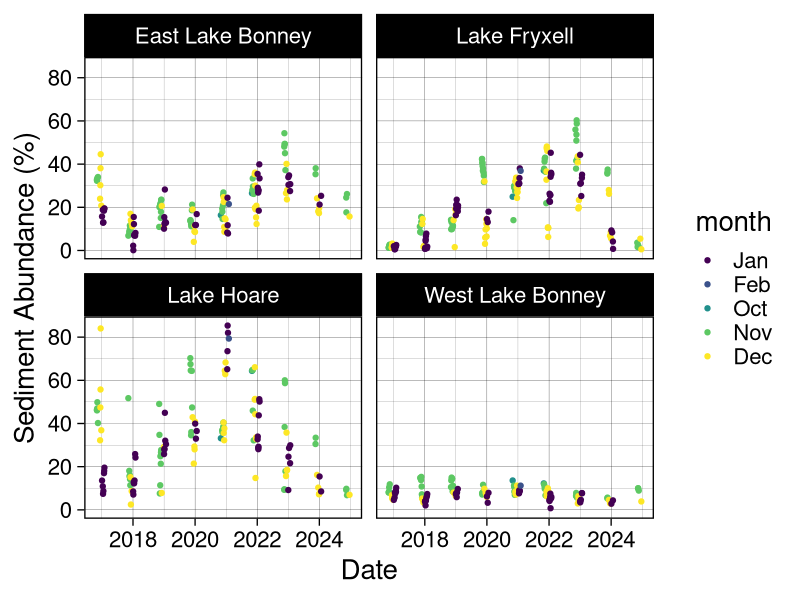
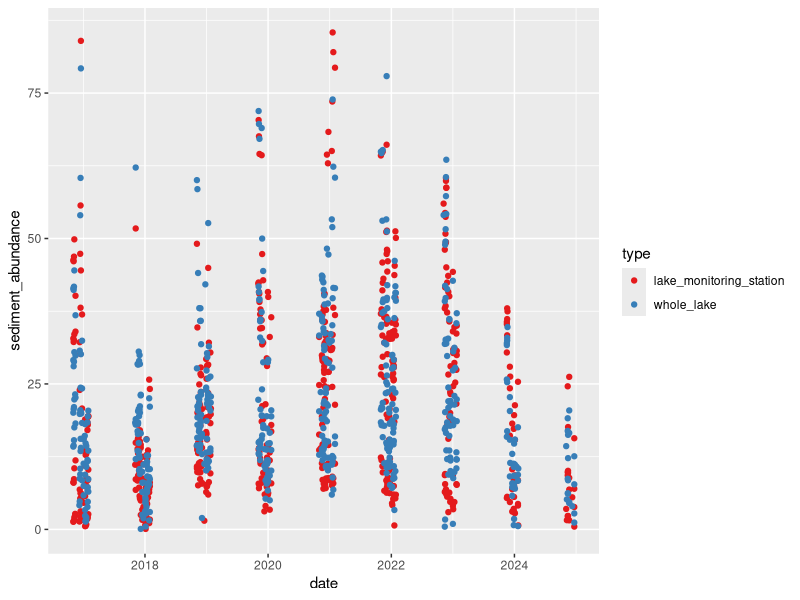
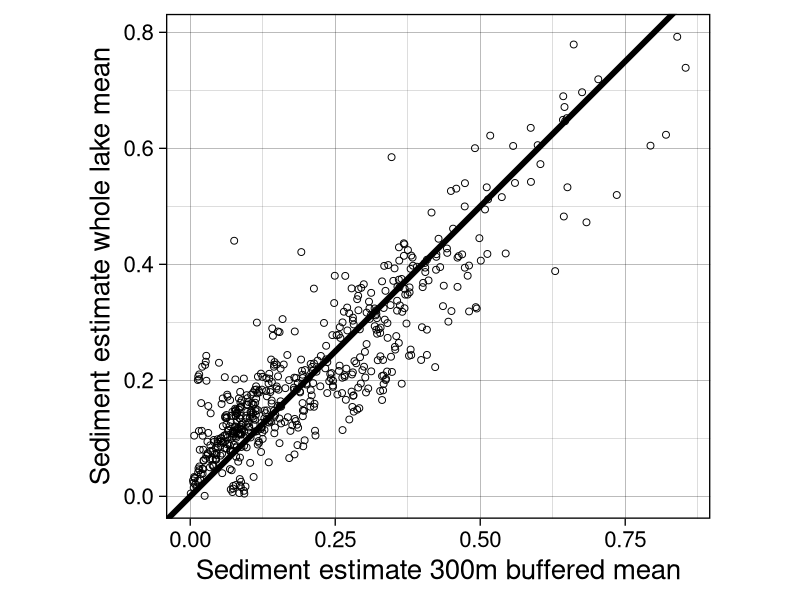
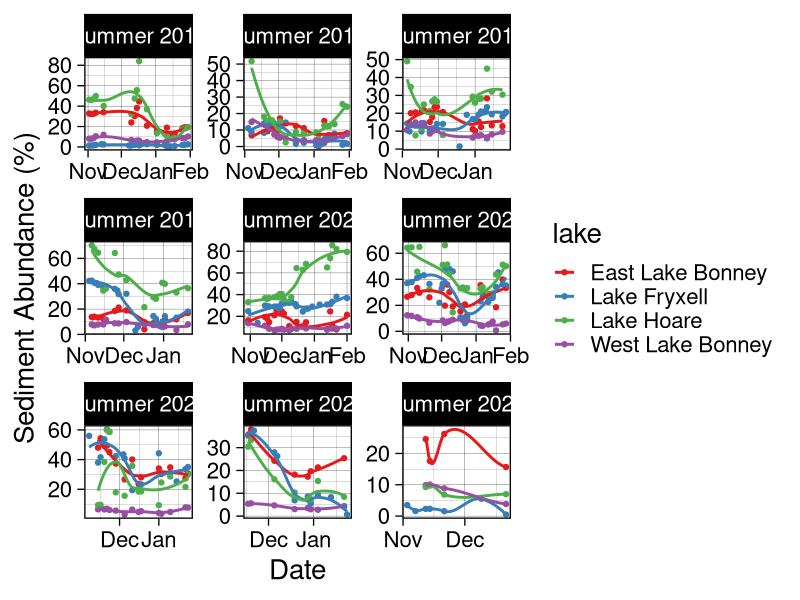
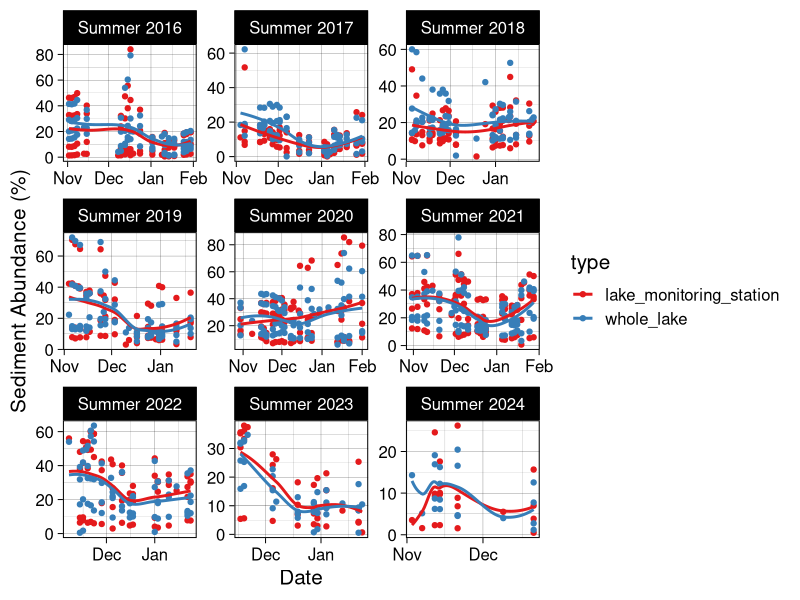
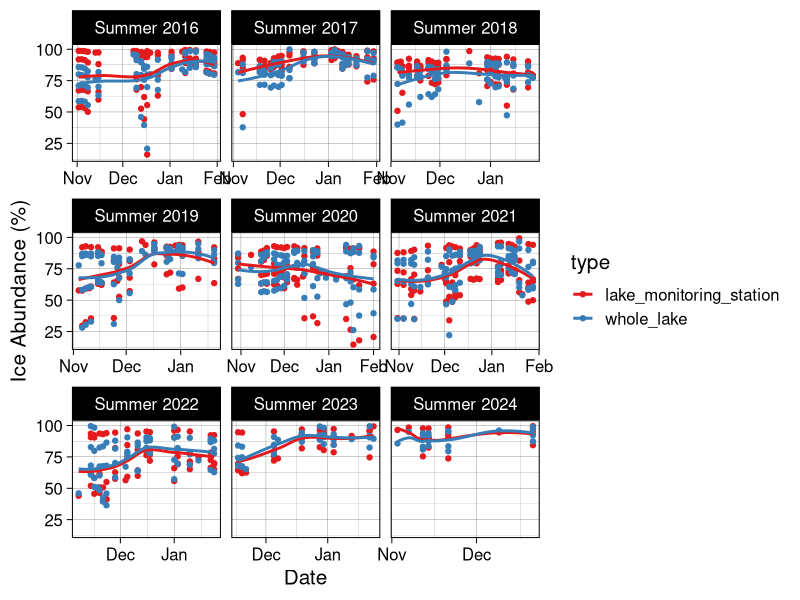
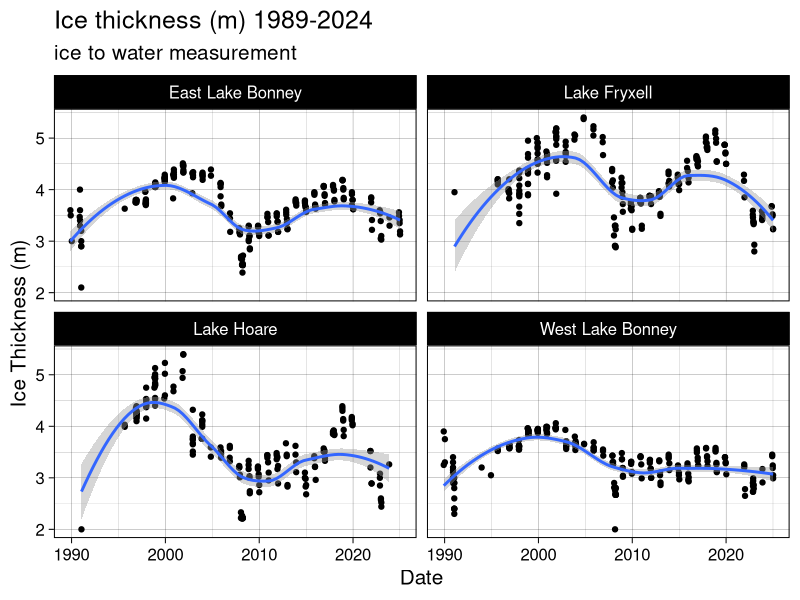
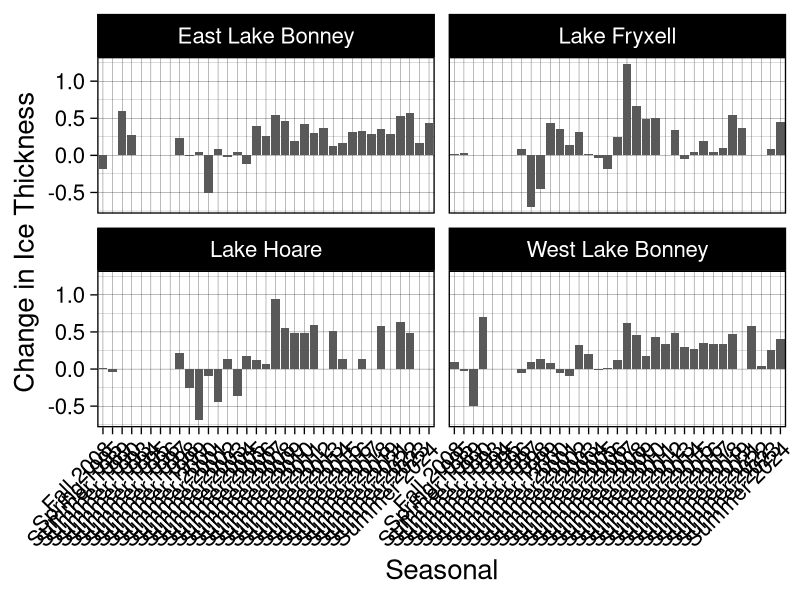

These charts were generated, in order, by the following R code: (Note: this script raises an error after producing the figures.)
######### TVLakes Sediment Output Comparison ###########
library(tidyverse)
library(RColorBrewer)
library(scales)

setwd("~/Documents/R-Repositories/MCM-LTER-MS")

## Define a season function to plot data by season. Makes data viz a lot easier. 
get_season <- function(date) {
  month <- month(date)
  year <- year(date)
  
  if (month %in% c(11, 12)) {
    return(paste0("Summer ", year))  # November and December belong to the current winter
  } else if (month == 1) {
    return(paste0("Summer ", year - 1))  # January belongs to the previous winter
  } else if (month == 2) {
    return(paste0("Summer ", year - 1))  # February belongs to the previous winter
  } else if (month == 3) {
    return(paste0("Fall ", year))  # March is Spring
  } else if (month %in% 4:5) {
    return(paste0("Fall ", year))  # April and May are Spring
  } else if (month == 6) {
    return(paste0("Winter ", year))  # June is Summer
  } else if (month %in% 7:8) {
    return(paste0("Winter ", year))  # July and August are Summer
  } else if (month == 9) {
    return(paste0("Spring ", year))  # September is Fall
  } else if (month %in% 10) {
    return(paste0("Summer ", year))  # October is Fall
  }
}

mean_BB <- read_csv("data/sediment abundance data/LANDSAT_sediment_abundances_20250403.csv") |> 
  mutate(date = ymd(date), 
         type = 'lake_monitoring_station', 
         season = sapply(date, get_season), 
         month = month(date, label = TRUE))

#####plot by lake
ggplot(mean_BB, aes(date, sediment_abundance*100, color = month)) + 
  geom_point(position = position_jitter(width = 0.2, height = 0.1)) + 
  facet_wrap(vars(lake)) + 
  #scale_x_date(labels = date_format("%b"), breaks = "1 month") + 
  xlab("Date") + ylab("Sediment Abundance (%)") + 
  #scale_color_brewer(palette = "Set1") +
  theme_linedraw(base_size = 20)

ggsave("plots/manuscript/chapter 1/BB_sed_by_lake.png", dpi = 700, 
       height = 8, width = 12)

mean_wholelake <- read_csv("data/sediment abundance data/LANDSAT_wholelake_mean_20250403.csv") |> 
  mutate(date = ymd(date), 
         type = "whole_lake", 
         season = sapply(date, get_season), 
         month = month(date, label = TRUE))

# join the two files for easy comparison and plotting
means <- rbind(mean_BB, mean_wholelake) |> 
  mutate(sediment_abundance = sediment_abundance*100, 
         ice_abundance = ice_abundance*100) |> 
  mutate(year = year(date), 
         month = month(date))

## plot the raw output for sediment abundance/ice abundance against each other and see how the outputs compare
ggplot(means, aes(date, sediment_abundance, color = type)) + 
  geom_point() + 
  scale_color_brewer(palette = "Set1") 

mean_bluebox = mean_BB |> 
  mutate(sediment_abundance_bb = sediment_abundance) |> 
  dplyr::select(c(date, lake, sediment_abundance_bb))

mean_whole = mean_wholelake |> 
  mutate(sediment_abundance_wholelake = sediment_abundance) |> 
  dplyr::select(c(date, lake, sediment_abundance_wholelake))

means_pivot = mean_bluebox |> 
  full_join(mean_whole)

ggplot(means_pivot, aes(sediment_abundance_bb, sediment_abundance_wholelake)) + 
  geom_point(size = 2, shape = 1) + 
  geom_abline(size = 2) +
  coord_fixed() + 
  xlab("Sediment estimate 300m buffered mean") + ylab("Sediment estimate whole lake mean") + 
  theme_linedraw(base_size = 20)

ggsave("plots/manuscript/chapter 1/wholelake_vs_bb.png", 
       height = 8, width = 8, dpi = 300)

#By season for just the lake monitoring site
ggplot(mean_BB, aes(date, sediment_abundance*100, color = lake)) + 
  geom_point() + 
  geom_smooth(se = F) + 
  scale_color_brewer(palette = "Set1") + 
  facet_wrap(vars(season), scales = "free") +
  scale_x_date(labels = date_format("%b"), breaks = "1 month") + 
  xlab("Date") + ylab("Sediment Abundance (%)") + 
  theme_linedraw(base_size = 20)

ggsave("plots/manuscript/chapter 1/BB_sed_by_season.png", dpi = 700, 
       height = 8, width = 12)

# facet by season for sed abundance
ggplot(means, aes(date, sediment_abundance, color = type)) + 
  geom_point() + 
  geom_smooth(se = F) + 
  scale_color_brewer(palette = "Set1") + 
  facet_wrap(vars(season), scales = "free") +
  scale_x_date(labels = date_format("%b"), breaks = "1 month") + 
  xlab("Date") + ylab("Sediment Abundance (%)") + 
  theme_linedraw(base_size = 15)

ggsave("plots/manuscript/chapter 1/whole_lake_vs_BB_sed_abundance.png", dpi = 700, 
       height = 8, width = 12)

# facet by season for ice abundance
ggplot(means, aes(date, ice_abundance, color = type)) + 
  geom_point() + 
  geom_smooth(se = F) + 
  scale_color_brewer(palette = "Set1") + 
  facet_wrap(vars(season), scales = "free_x") +
  scale_x_date(labels = date_format("%b"), breaks = "1 month") + 
  xlab("Date") + ylab("Ice Abundance (%)") + 
  theme_linedraw(base_size = 15)

ggsave("plots/manuscript/chapter 1/whole_lake_vs_BB_ice_abundance.png", dpi = 700, 
       height = 8, width = 12)


## load lake ice: 
lakeice1 <- read_csv("data/lake ice/mcmlter-lake-ice_thickness-20250218_0_2025.csv") |> 
  mutate(date_time = mdy_hm(date_time), 
         month = month(date_time, label = TRUE), 
         year = year(date_time),
         year = as.numeric(year),
         z_water_m = z_water_m*-1, 
         season = sapply(date_time, get_season)) |> 
  rename("lake" = location_name) |> 
  filter(lake == "Lake Fryxell" | lake == "Lake Hoare" | lake == "East Lake Bonney" | lake == "West Lake Bonney") |> 
  #filter(year >= 2016) |> 
  filter(!grepl("^B", location))

ggplot(lakeice1, aes(date_time, z_water_m)) + 
  geom_point() + 
  geom_smooth(se = T) + 
  facet_wrap(vars(lake)) + 
  theme_linedraw(base_size = 15) + 
  #scale_color_brewer(palette = "Set1") +
  xlab("Date") + ylab("Ice Thickness (m)") + 
  ggtitle("Ice thickness (m) 1989-2024", 
          subtitle = "ice to water measurement")

ggsave("plots/manuscript/chapter 1/ice_thickness_total_years.png", dpi = 700, 
       height = 8, width = 12)

lakeice = lakeice1 |> 
  filter(date_time >= "2016-05-01") |> 
  #mutate(season = sapply(date_time, get_season)) |> 
  filter(str_detect(string = location, pattern = "incubation hole")) |> 
  #filter(grepl("^O", location)) |> 
  drop_na(z_water_m)

#FIND SEASONAL DROPOFF OF ICE THICKNESS
seasonal_changes <- lakeice1 %>%
  group_by(season, lake) |> 
  arrange(season, date_time) %>%
  summarise(
    First_Measurement = first(z_water_m*-1),
    Last_Measurement = last(z_water_m*-1),
    Difference = Last_Measurement - First_Measurement
  )

ggplot(seasonal_changes, aes(season, Difference), fill = lake) + 
  geom_col() + 
  scale_color_brewer(palette = "Set1") + 
  facet_wrap(vars(lake)) + 
  theme_linedraw(base_size = 20) + 
  theme(axis.text.x = element_text(angle = 45, hjust = 1)) + 
  xlab("Seasonal") + ylab("Change in Ice Thickness")

ggsave("plots/manuscript/chapter 1/seasonal_ice_drop.png", 
       height = 8, width = 12, dpi = 300)

li_summary = lakeice |> 
  mutate(week = week(date_time)) |> 
  group_by(year, month, lake) |> 
  summarize(mean_thickness = mean(z_water_m, na.rm = T))

## sediment
sed_monthly <- means |> 
  mutate(week = week(date), 
         month = month(date, label = TRUE)) |> 
  group_by(year, month, lake, type) |>
  summarize(mean_sed = mean(sediment_abundance, na.rm = T)) |> 
  print()

fulljoined = full_join(sed_monthly, li_summary) |> 
  drop_na() |> 
  filter(type == "lake_monitoring_station")

##### plot
ggplot(fulljoined, aes(mean_sed, mean_thickness)) + 
  geom_smooth(method = "lm", se = F) + 
  geom_point(aes(color = month), size = 3) + 
  facet_wrap(vars(lake), scales = "free") + 
  ggtitle("October-February") + 
  xlab("Mean Sediment Abundance (%)") + ylab("Mean Ice Thickness (m)") + 
  #scale_color_brewer(palette = "Set1") +
  theme_linedraw(base_size = 20) 

ggsave("plots/manuscript/chapter 1/sed_vs_ice_thickness.png", 
       width = 12, height = 8, dpi = 300)

all_data_lm = fulljoined |> 
  group_by(lake) |> 
  nest() |> 
  mutate(
    model = map(data, ~ lm(mean_sed ~mean_thickness, data = .x)),
    tidied = map(model, broom::tidy)
  )

all_data_lm %>% select(lake, tidied) %>% unnest(tidied)


### now remove November and October Values
#fulljoin_filter <- fulljoined |> 
#  filter(month == 12 | month == 1)
fulljoin_peak_solar <- fulljoined |> 
  filter(month == "Jan")

ggplot(fulljoin_peak_solar, aes(mean_sed, mean_thickness, color = type)) + 
  geom_smooth(method = "lm", se = F) + 
  geom_point() + 
  facet_wrap(vars(lake), scales = "free") + 
  ggtitle("January") + 
  scale_color_brewer(palette = "Set1") +
  theme_linedraw(base_size = 20) 

ggsave("plots/manuscript/chapter 1/wholelakesed_vsthickness_jan.png", 
       width = 12, height = 8, dpi = 300)

# now filter for only early year estimates, October - December
jan_dec_fulljoin <- fulljoined |> 
  filter(
    month == "Jan" | 
      month == "Dec")

ggplot(jan_dec_fulljoin, aes(mean_sed, mean_thickness)) + 
  geom_smooth(method = "lm", se = F) + 
  geom_point(aes(color = month)) + 
  facet_wrap(vars(lake), scales = "free") + 
  ggtitle("January - December") + 
  #scale_color_brewer(palette = "Set1") +
  theme_linedraw(base_size = 20) 

jan_dec_lm = jan_dec_fulljoin |> 
  group_by(lake) |> 
  nest() |> 
  mutate(
    model = map(data, ~ lm(mean_sed ~ mean_thickness, data = .x)),
    tidied = map(model, broom::tidy),
    glanced = map(model, broom::glance)  # this adds R², adj R², etc.
  )

save = jan_dec_lm %>% select(lake, tidied, glanced) |> 
  unnest(tidied, names_sep = "_coef") |> 
  unnest(glanced, names_sep = "_model")


jan_fulljoin <- fulljoined |> 
  filter(month == 1)

ggplot(jan_fulljoin, aes(mean_sed, mean_thickness, color = type)) + 
  geom_smooth(method = "lm", se = F) + 
  geom_point() + 
  facet_wrap(vars(lake), scales = "free") + 
  ggtitle("January") + 
  scale_color_brewer(palette = "Set1") +
  xlab("Mean Sediment Abundance (%)") + ylab("Mean Ice Thickness (m)") + 
  theme_linedraw(base_size = 20)  

ggsave("plots/manuscript/chapter 1/jan_only_sed.png", 
       dpi = 300, height = 8, width = 12)


####### do restructuring to look at this by week ###
li_summary_2 = lakeice |> 
  mutate(week = week(date_time), 
         #month = month(date, label = TRUE)
         ) |> 
  group_by(year, week, lake) |> 
  summarize(mean_thickness = mean(z_water_m, na.rm = T))

## sediment
sed_monthly_2 <- means |> 
  mutate(week = week(date), 
         month = month(date, label = TRUE)) |> 
  group_by(year, week, lake, type) |> 
  summarize(mean_sed = mean(sediment_abundance, na.rm = T)) |> 
  print()

fulljoined_2 = full_join(sed_monthly_2, li_summary_2) |> 
  drop_na() |> 
  filter(type == "lake_monitoring_station")

peak_solar_week <- fulljoined_2 |> 
  filter(
    week == 50 |
      week == 51 | 
      week == 52 | 
      week == 1 | 
      week == 2 #|
      #week == 3
      )

peak_solar_lm <- peak_solar_week |> 
  group_by(lake) |> 
  nest() |> 
  mutate(
    model = map(data, ~ lm(mean_sed ~ mean_thickness, data = .x)),
    tidied = map(model, broom::tidy),
    glanced = map(model, broom::glance)  # this adds R², adj R², etc.
  )

# To see both coefficients and R² together
peak_solar_lm |> 
  select(lake, tidied, glanced) |> 
  unnest(tidied, names_sep = "_coef") |> 
  unnest(glanced, names_sep = "_model")


ggplot(peak_solar_week, aes(mean_sed, mean_thickness)) + 
  geom_smooth(method = "lm", se = F) + 
  geom_point(size = 3) + 
  facet_wrap(vars(lake), scales = "free") + 
  ggtitle("Peak Solar") + 
  scale_color_brewer(palette = "Set1") +
  xlab("Mean Sediment Abundance (%)") + ylab("Mean Ice Thickness (m)") + 
  theme_linedraw(base_size = 20)  

ggsave("plots/manuscript/chapter 1/Peak_Solar_Comparison_20250408.png", 
       width = 12, height = 8, dpi = 300)

#### Create a dual panel plot where only the lake ice thickness from 2016-2024 to sediment abundannce
# Need to join the sed data frame to the lake ice data frame
mean_BB_week <- mean_BB |> 
  filter(date < "2025-02-01")

library(ggpubr)

# Step 1: Define all possible months (in your case)
all_months <- c("Jan", "Feb", "Oct", "Nov", "Dec")

# Step 2: Get colors from RColorBrewer
# Let's say we use "Set1" which has up to 9 nice discrete colors
palette <- brewer.pal(n = length(all_months), name = "Set1")
palette <- brewer.pal(n = length(all_months), name = "Set1")

# Step 3: Map months to specific colors
month_colors <- setNames(palette, all_months)

months1 <- c("Jan", "Feb", "Oct", "Nov", "Dec")
plot1 <- ggplot(mean_BB_week, aes(date, sediment_abundance*100)) + 
  geom_point(aes(color = month)) + 
  geom_smooth(se = F) + 
  ylab("Sediment Abundance") + xlab("Date") + 
  ggtitle("Sediment Coverage (%)") + 
  facet_wrap(vars(lake), scales = "free") + 
  scale_fill_manual(values = month_colors[months1]) + 
  theme_linedraw(base_size = 20) + 
  theme(axis.text.x = element_text(angle = 45, hjust = 1)) + 
  scale_x_date(
    breaks = seq(as.Date("2010-01-01"), as.Date("2025-01-01"), by = "year"),
    labels = date_format("%Y")
  )

months2 <- c("Jan", "Nov", "Dec")
plot2 <- ggplot(lakeice, aes(date_time, z_water_m)) + 
  geom_point(aes(color = month)) + 
  geom_smooth(se = F) + 
  ylab("Ice Thickness (m)") + xlab("Date") + 
  ggtitle("Ice Thickness") + 
  facet_wrap(vars(lake)) +
  scale_fill_manual(values = month_colors[c("Jan", "Nov", "Dec")]) + 
  theme_linedraw(base_size = 20) + 
  theme(axis.text.x = element_text(angle = 45, hjust = 1)) + 
  scale_x_datetime(
    breaks = as.POSIXct(paste0(2010:2025, "-01-01")),
    labels = date_format("%Y")
  )

ggarrange(plot1, plot2)

ggsave("plots/manuscript/chapter 1/sed_abundance_ice_thick_timeseries.png", 
       dpi = 300, height = 8, width = 15)

#ggplot() + 
#  geom_point(data = lakeice, aes(x = as.Date(date_time), y = z_water_m)) + 
#  geom_point(data = mean_BB, aes(x = date, y = sediment_abundance)) + 
##  facet_wrap(vars(lake)) + 
#  xlab("Date") + ylab("Ice thickness (m)") +
#  scale_color_brewer(palette = "Set1") +
#  theme_linedraw(base_size = 20) 




######### investing different buffering distances #########
mean_150m <- read_csv("data/sediment abundance data/LANDSAT_sediment_abundances_150m_20250301.csv") |> 
  mutate(date = ymd(date), 
         buffer_distance = '150')

mean_300m = mean_BB |> 
  mutate(buffer_distance = '300') |> 
  select(-type)

mean_450m = read_csv("data/sediment abundance data/LANDSAT_sediment_abundances_450m_20250301.csv") |> 
  mutate(date = ymd(date), 
         buffer_distance = '450')

mean_600m = read_csv("data/sediment abundance data/LANDSAT_sediment_abundances_600m_20250301.csv") |> 
  mutate(date = ymd(date), 
         buffer_distance = '600') |> 
  select(-approx_albedo)

mean_900m = read_csv("data/sediment abundance data/LANDSAT_sediment_abundances_900m_20250301.csv") |> 
  mutate(date = ymd(date), 
         buffer_distance = '900')

buffers <- rbind(mean_150m, mean_300m, mean_450m, mean_600m, mean_900m) |> 
  mutate(ice_abundance = ice_abundance*100, 
         sediment_abundance = sediment_abundance*100, 
         season = sapply(date, get_season)) |> 
  select(-sediment)

write_csv(buffers, "data/sediment abundance data/LANDSAT_all_buffer_distances_20250301.csv")

### plot cropping distance comparisons
#sed
ggplot(buffers, aes(date, sediment_abundance, color = buffer_distance)) + 
  geom_point() + 
  scale_color_brewer(palette = "Set1") + 
  facet_wrap(vars(lake)) + 
 # scale_x_date(labels = date_format("%b"), breaks = "1 month") + 
  xlab("Date") + ylab("Sediment Abundance (%)") + 
  theme_linedraw(base_size = 15)

ggsave("plots/manuscript/chapter 1/comparison_of_buffer_distances_sed_bylake.png", dpi = 700, 
       height = 8, width = 10)

#ice
ggplot(buffers, aes(date, ice_abundance, color = buffer_distance)) + 
  geom_point() + 
  scale_color_brewer(palette = "Set1") + 
  facet_wrap(vars(lake)) + 
  # scale_x_date(labels = date_format("%b"), breaks = "1 month") + 
  xlab("Date") + ylab("Ice Abundance (%)") + 
  theme_linedraw(base_size = 15)

ggsave("plots/manuscript/chapter 1/comparison_of_buffer_distances_sed_bylake.png", dpi = 700, 
       height = 8, width = 10)

## facet by season
#ice
ggplot(buffers, aes(date, ice_abundance, color = buffer_distance)) + 
  geom_point() + 
  scale_color_brewer(palette = "Set1") + 
  facet_wrap(vars(lake, season), scales = "free") + 
  scale_x_date(labels = date_format("%b"), breaks = "1 month") + 
  xlab("Date") + ylab("Ice Abundance (%)") + 
  theme_linedraw(base_size = 10)

ggsave("plots/manuscript/chapter 1/comparison_of_buffer_distances_sed_byseason.png", dpi = 700, 
       height = 10, width = 10)

#sed
ggplot(buffers, aes(date, sediment_abundance, color = buffer_distance)) + 
  geom_point() + 
  scale_color_brewer(palette = "Set1") + 
  facet_wrap(vars(lake, season), scales = "free") + 
  scale_x_date(labels = date_format("%b"), breaks = "1 month") + 
  xlab("Date") + ylab("Sediment Abundance (%)") + 
  theme_linedraw(base_size = 10)

ggsave("plots/manuscript/chapter 1/comparison_of_buffer_distances_sed_byseason.png", dpi = 700, 
       height = 10, width = 10)
